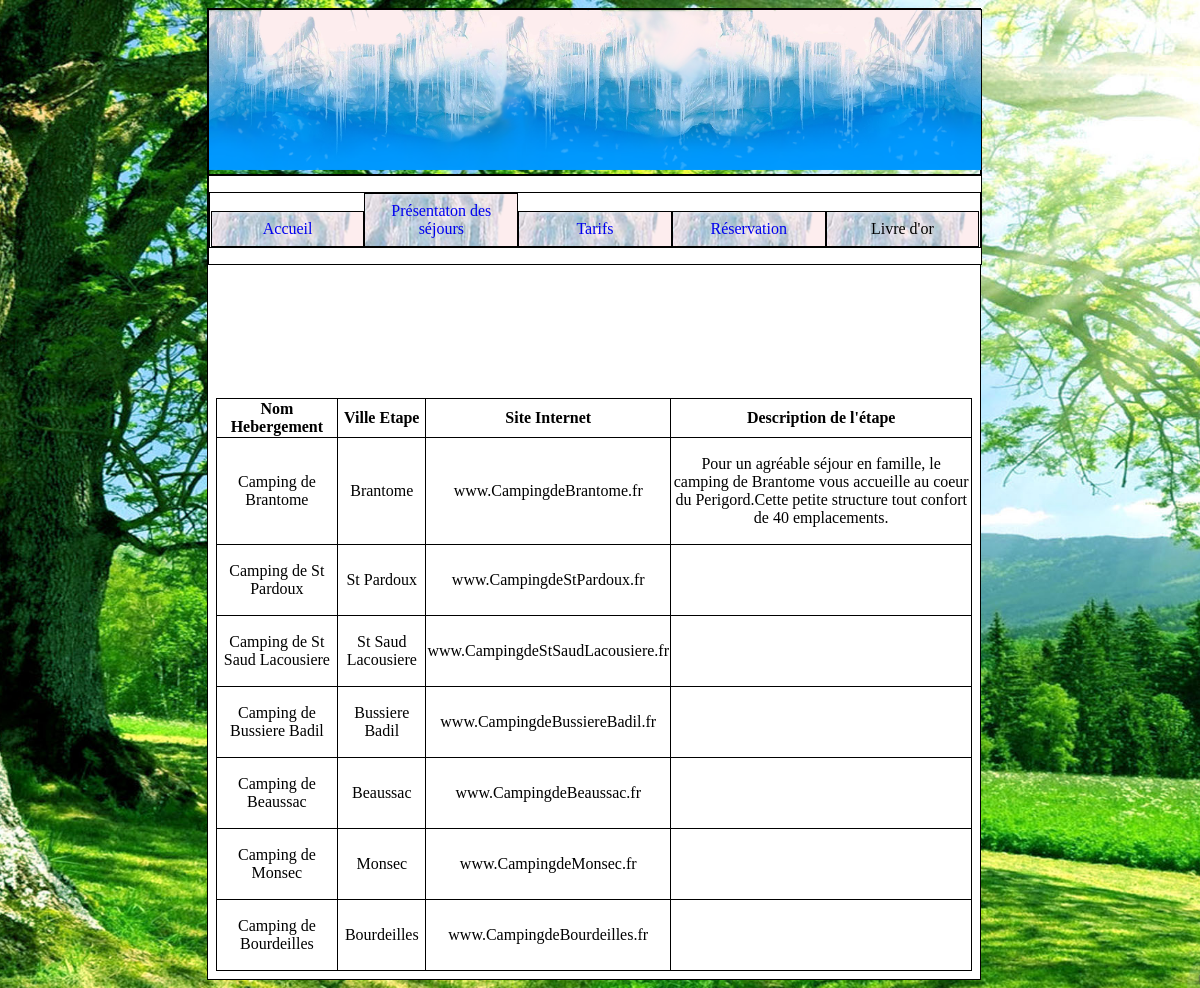
The page /index.php?section=sejours on the database as committed earlier.
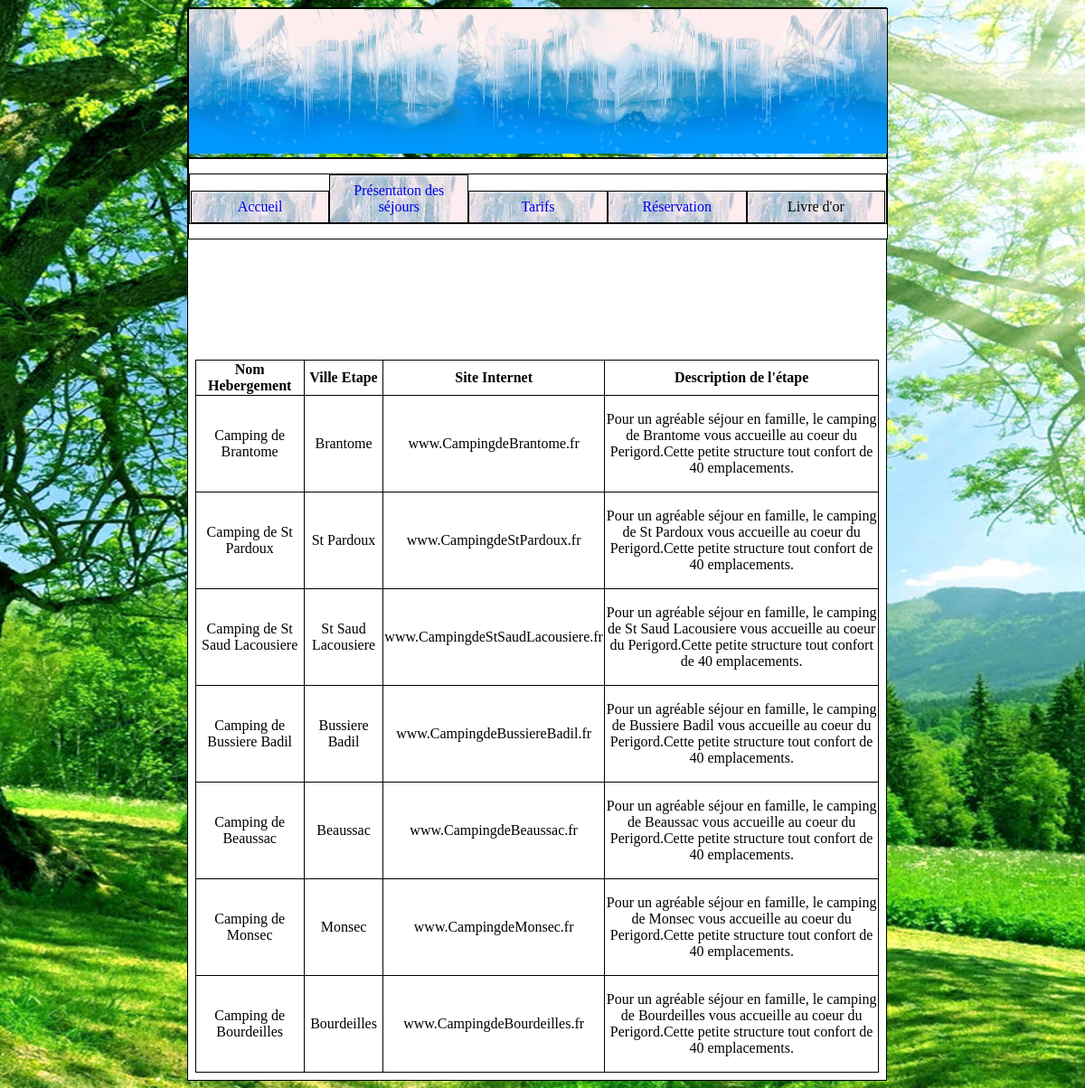
The same page on the database as committed later.
### tables this page shows
CREATE TABLE IF NOT EXISTS `etape` (
  `NumEtape` int(11) NOT NULL AUTO_INCREMENT,
  `VilleEtape` varchar(25) DEFAULT NULL,
  `NomHeb` varchar(50) DEFAULT NULL,
  `SiteInternet` varchar(100) DEFAULT NULL,
  `DescriptionEtape` varchar(255) DEFAULT NULL,
  `EtapeSuivante` int(11) DEFAULT NULL,
  PRIMARY KEY (`NumEtape`),
  KEY `FK_Etape_NumEtape_1` (`EtapeSuivante`)
);

### controleur/presentationSejour.php (called while the page is built)
<?php
	include_once('modele/mod_presentationSejour.php');
	$lesSejours = get_Sejour();
	include_once('vue/vue_presentationSejour.php');

### modele/mod_presentationSejour.php (called while the page is built)
<?php
	function get_Sejour()
	{
		global $bdd;
		$req = $bdd -> prepare("SELECT * FROM etape ");
		$req -> execute();
		$sejour =$req->fetchAll();
		return $sejour;
	}

### vue/vue_presentationSejour.php (the view, shortened to what this page needs)
<?php
	include "header.php";
?>
<section>
	<table style="width:100%" >
	<tr><th>Nom Hebergement</th><th>Ville Etape</th><th>Site Internet</th><th>Description de l'étape</th></tr>
	<?php
		foreach ($lesSejours as $UnSejour)
	{
	$wVilleEtape=$UnSejour['VilleEtape'];
	$wNomHebergement=$UnSejour['NomHeb'];
	$wSiteInternet=$UnSejour['SiteInternet'];
	$wDescriptionEtape=$UnSejour['DescriptionEtape'];
	echo"<tr><td><p>$wNomHebergement</td><br><td>$wVilleEtape</td>"."<td><p> $wSiteInternet </p></td><td><p>$wDescriptionEtape</p></td></tr>";
	}
	?>
	</table>
</section>

Rows that differ between the two databases and show on the page:
changed etape "Camping de St Pardoux": DescriptionEtape (not shown) → "Pour un agréable séjour en famille, le camping de St Pardoux vous accueille au coeur du Perigord.Cette petite structure tout confort de 40 emplacements."
changed etape "Camping de St Saud Lacousiere": DescriptionEtape (not shown) → "Pour un agréable séjour en famille, le camping de St Saud Lacousiere vous accueille au coeur du Perigord.Cette petite structure tout confort de 40 emplacements."
changed etape "Camping de Bussiere Badil": DescriptionEtape (not shown) → "Pour un agréable séjour en famille, le camping de Bussiere Badil vous accueille au coeur du Perigord.Cette petite structure tout confort de 40 emplacements."
changed etape "Camping de Beaussac": DescriptionEtape (not shown) → "Pour un agréable séjour en famille, le camping de Beaussac vous accueille au coeur du Perigord.Cette petite structure tout confort de 40 emplacements."
changed etape "Camping de Monsec": DescriptionEtape (not shown) → "Pour un agréable séjour en famille, le camping de Monsec vous accueille au coeur du Perigord.Cette petite structure tout confort de 40 emplacements."
changed etape "Camping de Bourdeilles": DescriptionEtape (not shown) → "Pour un agréable séjour en famille, le camping de Bourdeilles vous accueille au coeur du Perigord.Cette petite structure tout confort de 40 emplacements."
